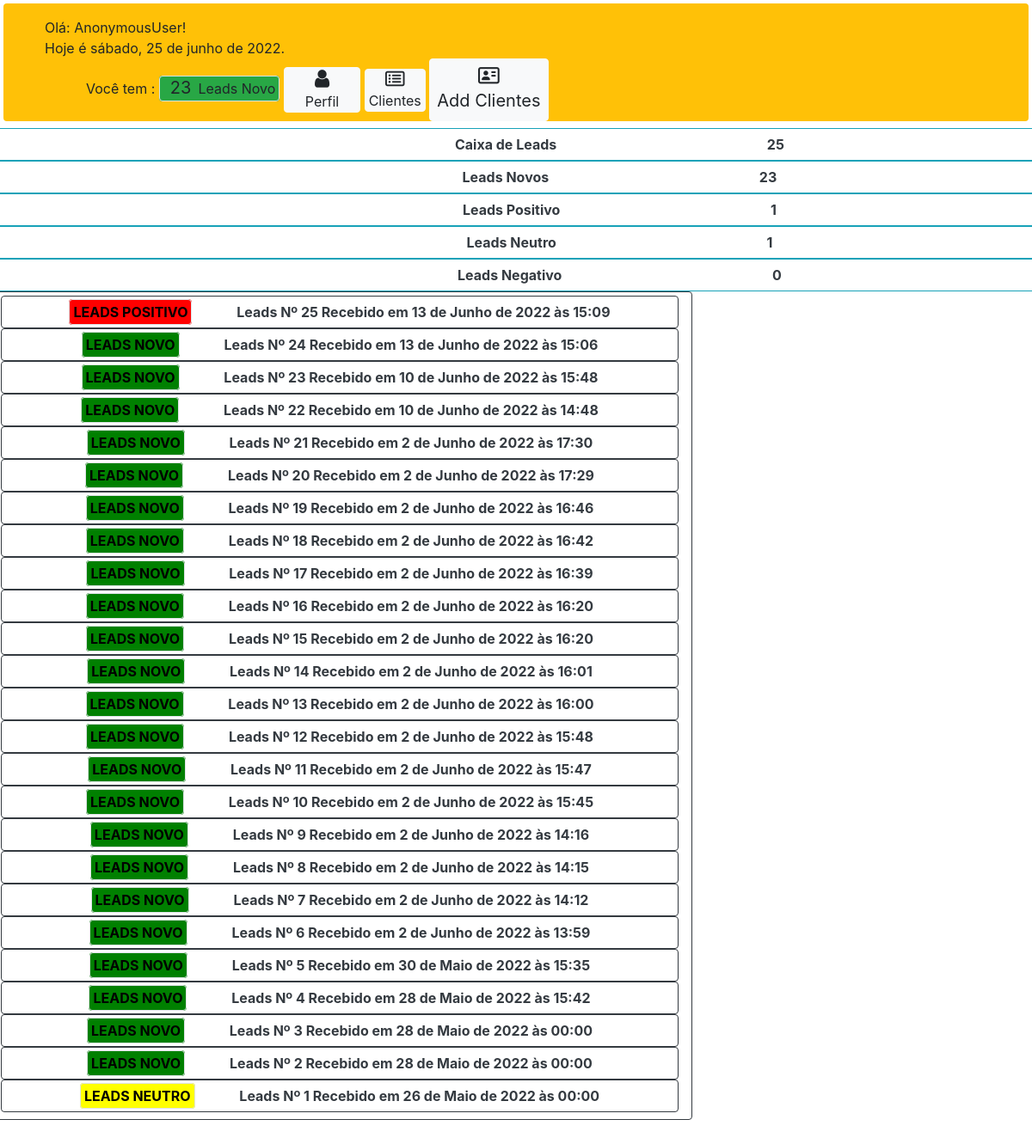
Screenshot of /dashboard/caixa-leads/ with the database file from the repository.
### landingpage/models.py (models this page shows, shortened)
class Formulario(models.Model):
    ATENDIMENTO = (
        ('LEADS POSITIVO', 'LEADS POSITIVO'),
        ('LEADS NEUTRO', 'LEADS NEUTRO'),
        ('LEADS NEGATIVO', 'LEADS NEGATIVO')
    )
    phone = models.CharField(max_length=11, null=False, blank=False)
    email = models.EmailField(null=False, blank=False)
    nome = models.CharField(max_length=50, null=False, blank=False)
    tipo = models.CharField(max_length=50, null=False, blank=False)
    data = models.DateTimeField(max_length=50, null=False, blank=True)
    anotacoes = models.CharField(blank=True, max_length=255)
    status = models.CharField(blank=True, null=True, choices=ATENDIMENTO, max_length=14)

### landingpage/views.py (the view)
# urls.py: path('dashboard/caixa-leads/', views.caixa_leads, name='caixa-leads'),
def caixa_leads(request):
    cx_leads = reversed(Formulario.objects.all())
    form = Formulario.objects.all()
    contador = Formulario.objects.count()
    page = request.GET.get('page', 1)
    paginator = Paginator(form, 20)
    try:
        form = paginator.page(page)
    except PageNotAnInteger:
        form = paginator.page(1)
    except EmptyPage:
        form = paginator.page(paginator.num_pages)
    statu = StatusForm()
    count_novo = Formulario.objects.filter(status="LEADS NOVO").count()
    cx_leads_novos = reversed(Formulario.objects.filter(status="LEADS NOVO").all())
    count_leads_positivo = Formulario.objects.filter(status="LEADS POSITIVO").count()
    cx_leads_positivo = reversed(Formulario.objects.filter(status="LEADS POSITIVO").all())
    count_leads_neutro = Formulario.objects.filter(status="LEADS NEUTRO").count()
    cx_leads_neutro = reversed(Formulario.objects.filter(status="LEADS NEUTRO").all())
    count_leads_negativo = Formulario.objects.filter(status="LEADS NEGATIVO").count()
    cx_leads_negativo = reversed(Formulario.objects.filter(status="LEADS NEGATIVO").all())
    total = Formulario.objects.count()
    bloco = AnotacoesForm()
    return render(request, 'lp/caixa-leads.html', {'form': form,
                                                   'cx_leads': cx_leads,
                                                   'cx_leads_novos': cx_leads_novos,
                                                   'cx_leads_positivo': cx_leads_positivo,
                                                   'cx_leads_neutro': cx_leads_neutro,
                                                   'cx_leads_negativo': cx_leads_negativo,
                                                   'statu': statu,
                                                   'bloco': bloco,
                                                   'contador': contador,
                                                   'count_leads_positivo': count_leads_positivo,
                                                   'count_leads_neutro': count_leads_neutro,
                                                   'count_leads_negativo': count_leads_negativo,
                                                   'count_novo': count_novo,
                                                   'total': total,
                                                   })

### landingpage/templates/lp/caixa-leads.html (shortened to what this page needs)
{% extends "lp/base.html" %}
{% block content %}
     <div class="bg-white border border-dark rounded pt-1 pb-2 col-8 " id="box-leads"  >
           {% for cx_leads in  cx_leads %}
         <div  id="caixa-leads">
             <a class="btn  col-12 border border-dark rounded box text-dark font-weight-bold" href="/dashboard/caixa-leads/leads/{{cx_leads.pk}}"
                style="max-height:250px">
                 <span id="status-bar-{{cx_leads.status|lower|slice:'6:'}}"  class="border rounded p-1  font-weight-bold status-bar-{{cx_leads.pk}} " >{{cx_leads.status}}</span>
                 <span class="ml-5"> Leads Nº {{cx_leads.pk}}</span>
                 <span class="recebido">Recebido em {{cx_leads.data}}</span>
             </a>
         </div>
        {%endfor%}
    </div>
{% endblock %}

### landingpage/templates/lp/base.html (shortened to what this page needs)
<!DOCTYPE html>
{% load static %}
<html>
<head>
	<link rel="stylesheet" href="https://maxcdn.bootstrapcdn.com/bootstrap/4.0.0/css/bootstrap.min.css">
    <link rel="stylesheet" type="text/css" href="{% static 'landingpage/css/dashboard.css' %}">
    <link rel="stylesheet" href="fontawesome/css/all.css">
    <link href="https://cdnjs.cloudflare.com/ajax/libs/font-awesome/4.7.0/css/font-awesome.css" rel="stylesheet" />
</head>
<body>
	<div  class=" container-fluid w-100 p-0 m-0 "  >
		<header class="m-0 p-0  " style="" id="dashboard" >
          <div class="row pl-5  bg-warning m-1 bordered rounded" id="header" >
            <div class="mt-3" >
                <span class=" " id="id-user">
                    <div id="saudacao">
                        <span>Olá:</span>
                        <span class="mr-5">{{request.user|capfirst}}!</span>
                    </div>
                    <div id="data">
                    </div>
                    <span class="ml-5" id="voce">Você tem :</span>
                        <span class="bg-success p-1 border rounded" id="contagem-leads-novos" ><span class="mx-2" style="font-size:20px;">{{ count_novo|default:'0' }}</span>Leads Novo</span>
                </span>
                     <a href="/area-adm/" class=" btn btn-light py-0 px-4 " id="btn-perfil" >
                         <i class="fa fa-user " aria-hidden="true" style="font-size:24px;"></i>
                         <p class="p-0 m-0">Perfil</p>
                     </a>
                    <a href="/lista-clientes/" class=" btn btn-light py-0 px-1 " id="btn-clientes">
                         <i class="fa fa-list-alt m-0 " aria-hidden="true" style="font-size:20px;"></i>
                         <p class="p-0 m-0">Clientes</p>
                     </a>
                    <a href="/cadastro-clientes/" class=" btn btn-light py-2 px-2 " id="btn-cadastro">
                         <i class="fa fa-address-card-o " aria-hidden="true" style="font-size:22px;"></i>
                         <p class="p-0 m-0"  style="font-size:20px;">Add Clientes</p>
                     </a>
            </div>
        </div>
		</header>
     <main class="  py-1 mt-0 pt-0 row  d-block  " id="conteudo-dashboard"   >
        <div id="menu-lateral" >
            <div class="btn btn-outline-info d-block text-dark font-weight-bold " id="btn-caixa-leads" onclick=" showCaixaLeads()" >
                <span class="btn-lateral">Caixa de Leads</span>
                <span class="len-box " >{{contador}}</span>
            </div>
            <div class="btn btn-outline-info d-block text-dark font-weight-bold" id="btn-leads-novos" onclick="showCaixaLeadsNovos()" >
                <span class="btn-lateral">Leads Novos</span>
                <span class=" len-box ">{{count_novo}}</span>
            </div>
            <div class="btn btn-outline-info d-block text-dark font-weight-bold" id="btn-leads-positivo" onclick=" showCaixaLeadsPositivo()">
                <span class="btn-lateral">Leads Positivo</span>
                <span class="len-box">{{count_leads_positivo}}</span>
            </div>
            <div class="btn btn-outline-info d-block text-dark font-weight-bold" id="btn-leads-neutro"  onclick=" showCaixaLeadsNeutro()">
                <span class="btn-lateral">Leads Neutro</span>
                <span class="len-box">{{count_leads_neutro}}</span>
            </div>
            <div class="btn btn-outline-info d-block text-dark font-weight-bold" id="btn-leads-negativo" onclick="showCaixaLeadsNegativo()">
                <span>Leads Negativo</span>
                <span class="len-box">{{count_leads_negativo}}</span>
            </div>
        </div>
		{% block content %}{% endblock %}
    </main>
	</div>
</body>
</html>

### landingpage/static/landingpage/css/dashboard.css (style rules this page uses)
* { margin: 0; padding: 0; }

### landingpage/templates/lp/base.html (style rules this page uses)
.btn-lateral { position:relative; right:0%; }
.len-box { position:relative; right:-20%; }
#status-bar-novo { background:green; color:black; }
#status-bar-novo { -webkit-animation: status-bar-novo 3s linear infinite; -moz-animation: status-bar-novo 3s linear infinite; -ms-animation: status-bar-novo 3s linear infinite; -o-animation: status-bar-novo 3s linear infinite; animation: status-bar-novo 3s linear infinite; }
#status-bar-positivo { background:red; color:black; }
#status-bar-neutro { background:yellow; color:black; }

### rows the page displays
Formulario: status "LEADS POSITIVO", pk "25", data "13 de Junho de 2022 às 15:09"
Formulario: status "LEADS NOVO", pk "24", data "13 de Junho de 2022 às 15:06"
Formulario: status "LEADS NOVO", pk "23", data "10 de Junho de 2022 às 15:48"
Formulario: status "LEADS NOVO", pk "22", data "10 de Junho de 2022 às 14:48"
Formulario: status "LEADS NOVO", pk "21", data "2 de Junho de 2022 às 17:30"
Formulario: status "LEADS NOVO", pk "20", data "2 de Junho de 2022 às 17:29"
Formulario: status "LEADS NOVO", pk "19", data "2 de Junho de 2022 às 16:46"
Formulario: status "LEADS NOVO", pk "18", data "2 de Junho de 2022 às 16:42"
Formulario: status "LEADS NOVO", pk "17", data "2 de Junho de 2022 às 16:39"
Formulario: status "LEADS NOVO", pk "16", data "2 de Junho de 2022 às 16:20"
Formulario: status "LEADS NOVO", pk "15", data "2 de Junho de 2022 às 16:20"
Formulario: status "LEADS NOVO", pk "14", data "2 de Junho de 2022 às 16:01"
Formulario: status "LEADS NOVO", pk "13", data "2 de Junho de 2022 às 16:00"
Formulario: status "LEADS NOVO", pk "12", data "2 de Junho de 2022 às 15:48"
Formulario: status "LEADS NOVO", pk "11", data "2 de Junho de 2022 às 15:47"
Formulario: status "LEADS NOVO", pk "10", data "2 de Junho de 2022 às 15:45"
Formulario: status "LEADS NOVO", pk "9", data "2 de Junho de 2022 às 14:16"
Formulario: status "LEADS NOVO", pk "8", data "2 de Junho de 2022 às 14:15"
Formulario: status "LEADS NOVO", pk "7", data "2 de Junho de 2022 às 14:12"
Formulario: status "LEADS NOVO", pk "6", data "2 de Junho de 2022 às 13:59"
Formulario: status "LEADS NOVO", pk "5", data "30 de Maio de 2022 às 15:35"
Formulario: status "LEADS NOVO", pk "4", data "28 de Maio de 2022 às 15:42"
Formulario: status "LEADS NOVO", pk "3", data "28 de Maio de 2022 às 00:00"
Formulario: status "LEADS NOVO", pk "2", data "28 de Maio de 2022 às 00:00"
Formulario: status "LEADS NEUTRO", pk "1", data "26 de Maio de 2022 às 00:00"

### other values shown
{{ request.user|capfirst }} "AnonymousUser"
{{ count_novo|default:'0' }} "23"
{{ contador }} "25"
{{ count_novo }} "23"
{{ count_leads_positivo }} "1"
{{ count_leads_neutro }} "1"
{{ count_leads_negativo }} "0"
